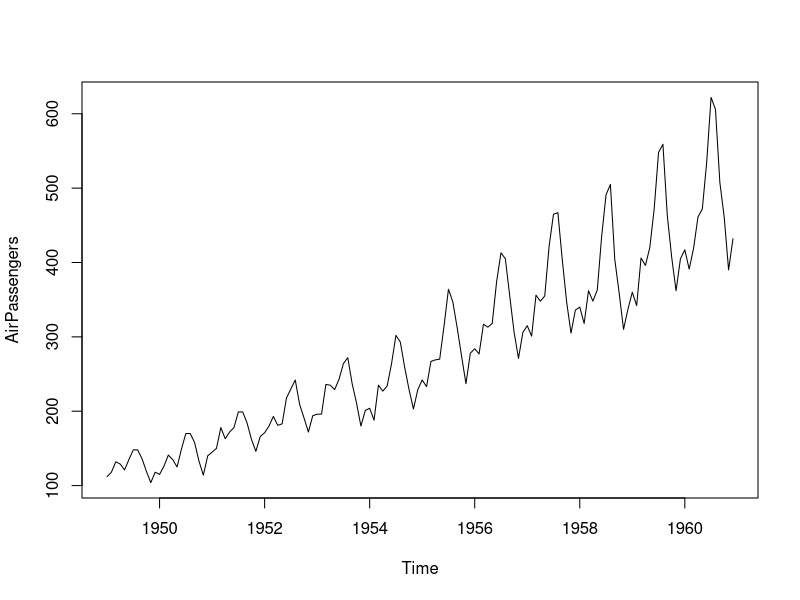
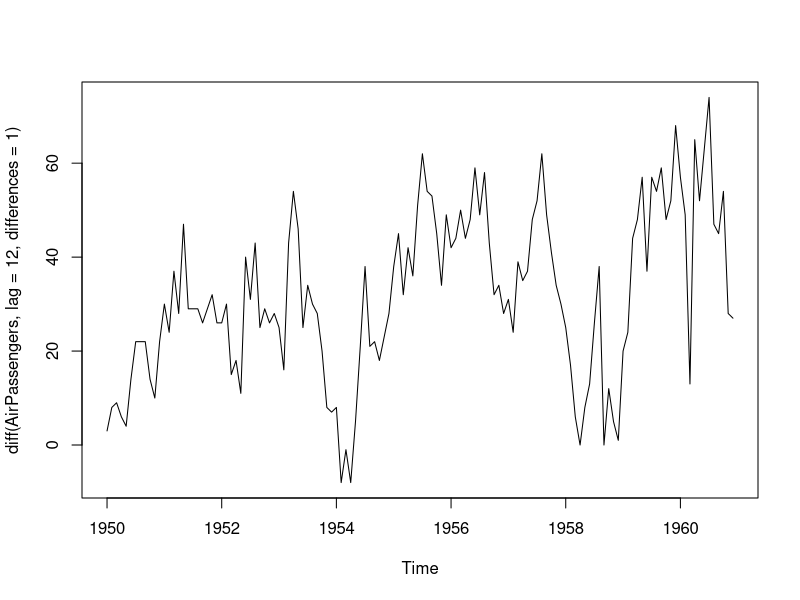
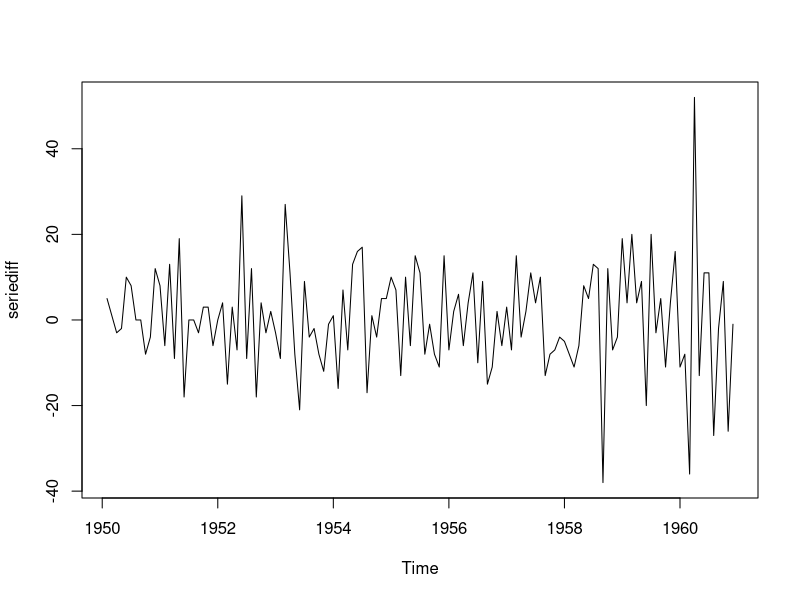
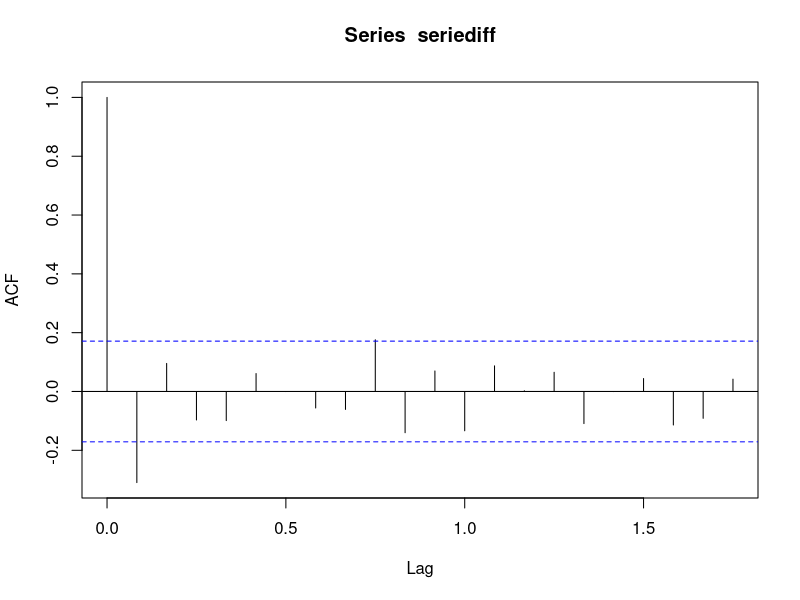

Write the R code that produced these figures, in order.
## ---- chunk 1
data("AirPassengers")
plot(AirPassengers)
plot(diff(AirPassengers,lag = 12,differences = 1))
## ---- chunk 2
seriediff=diff(diff(AirPassengers,lag = 12))
plot(seriediff)
## ---- chunk 3
acf(seriediff)
## ---- chunk 4
Box.test(seriediff,lag=10,type="Ljung-Box")$p.value
